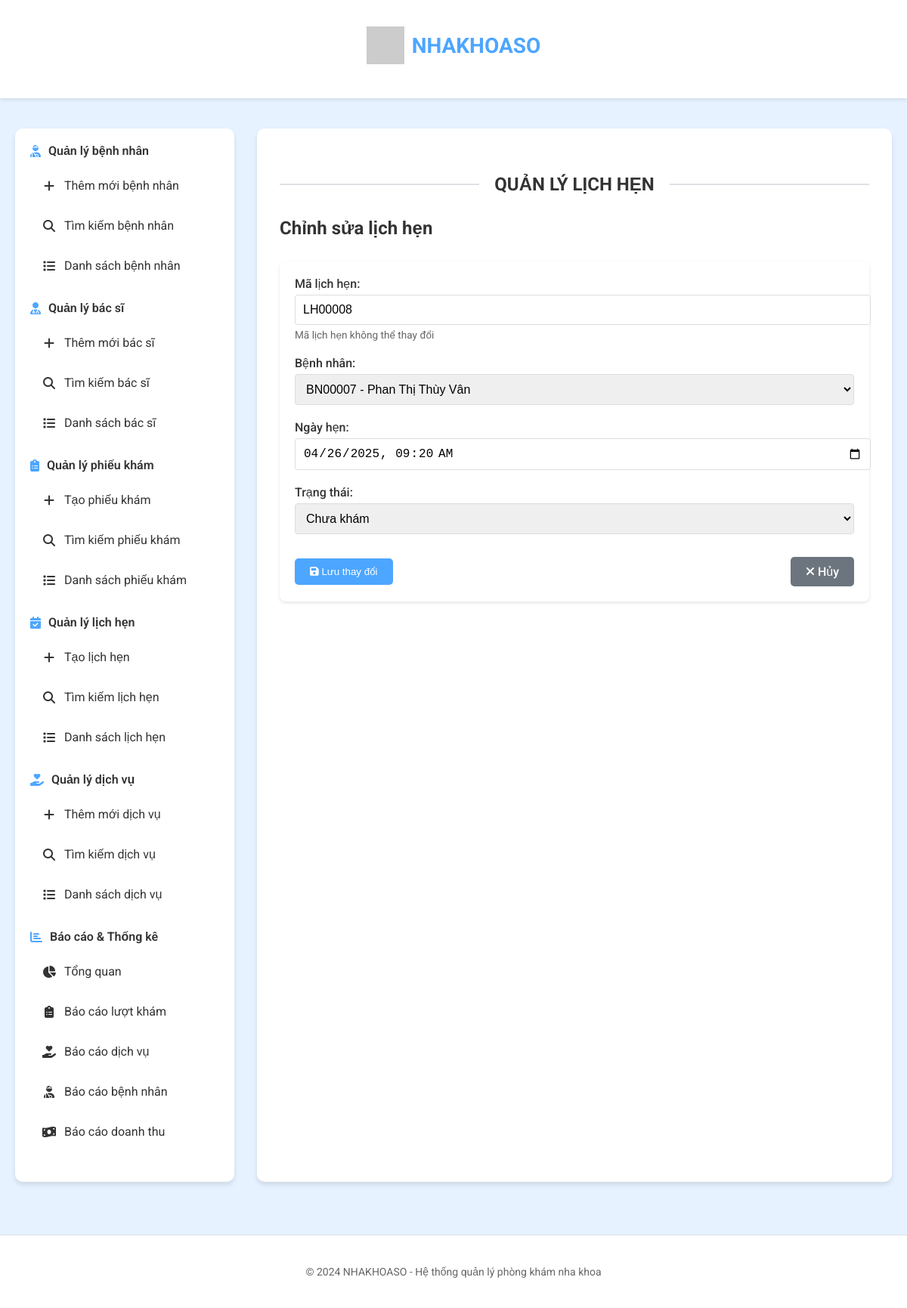
/lich-hen/chinh-sua/LH00008, run on an earlier commit of the app's database.
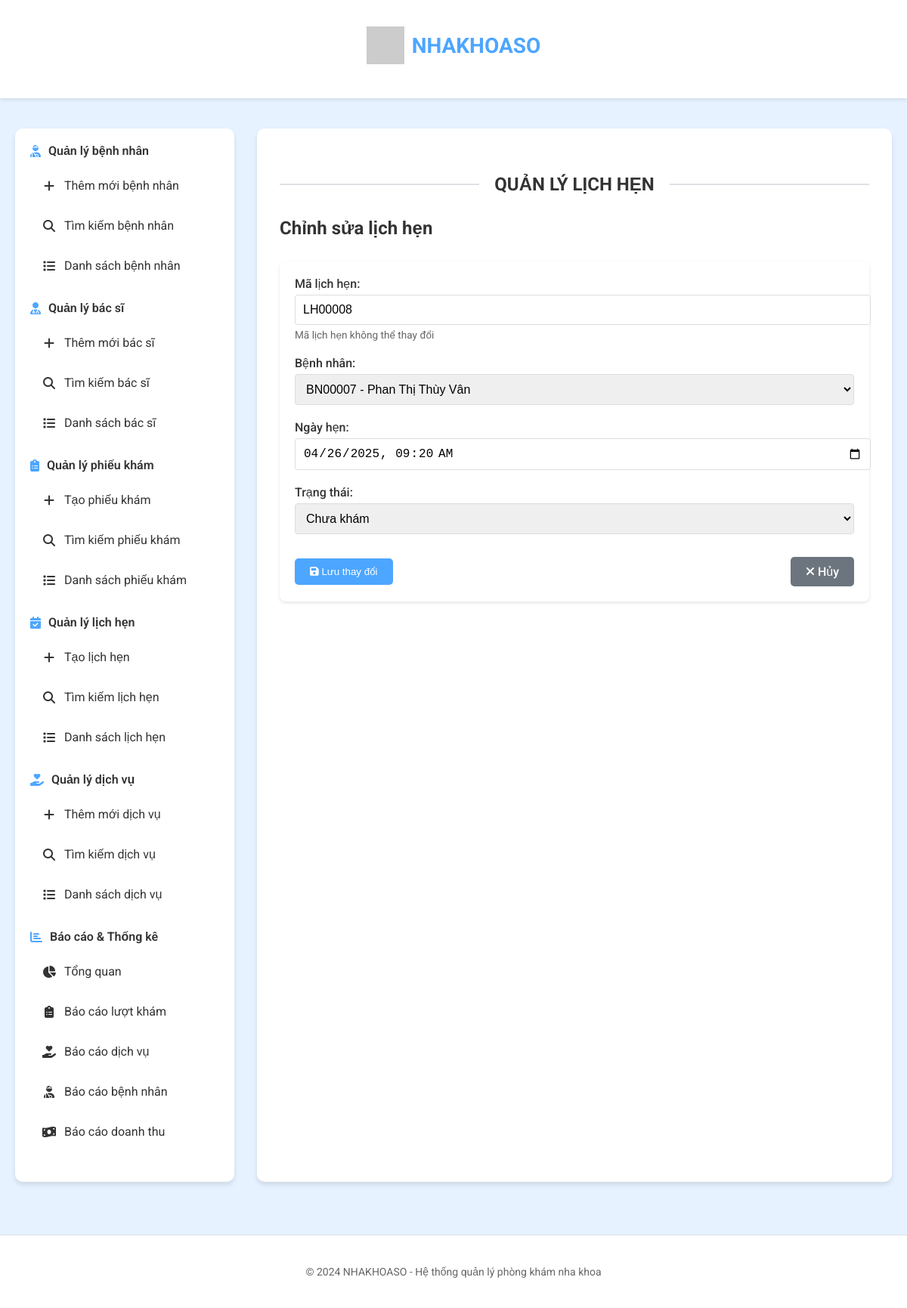
And on a later commit of the database.
### tables this page shows
CREATE TABLE LICHHEN (
    MaLH CHAR(7) NOT NULL PRIMARY KEY, -- Mã lịch hẹn
    MaBN CHAR(7) NOT NULL, -- Mã bệnh nhân
    NgayHen DATETIME NOT NULL, -- Ngày hẹn khám
    TrangThai VARCHAR(50) NULL, -- Trạng thái
    FOREIGN KEY (MaBN) REFERENCES BENHNHAN(MaBN)
);

CREATE TABLE BENHNHAN (
    MaBN CHAR(7) NOT NULL PRIMARY KEY, -- Mã bệnh nhân
    HoTen VARCHAR(100) NOT NULL, -- Họ tên bệnh nhân
    NgaySinh DATE NULL, -- Ngày sinh
    GioiTinh CHAR(10) NULL, -- Giới tính
    Sdt CHAR(10) NOT NULL -- Số điện thoại
);

### app.py (the view, shortened to what this page needs)
@app.route('/lich-hen/chinh-sua/<ma_lh>', methods=['GET', 'POST'])
def chinh_sua_lich_hen(ma_lh):
    lh = get_lich_hen_by_id(ma_lh)
    if not lh:
        flash('Không tìm thấy lịch hẹn', 'error')
        return redirect(url_for('lich_hen_list'))
    benh_nhan_list = benh_nhan.get_all_benh_nhan()
    return render_template('chinh_sua_lich_hen.html',
                          lich_hen=lh,
                          benh_nhan_list=benh_nhan_list)

### database/benh_nhan.py (called while the page is built)
def get_all_benh_nhan():
    query = "SELECT * FROM BENHNHAN ORDER BY MaBN"
    return execute_query(query, fetch=True)

### database/db.py (called while the page is built)
def dict_factory(cursor, row):
    d = {}
    for idx, col in enumerate(cursor.description):
        value = row[idx]
        if isinstance(value, str) and len(value) == 10 and value[4] == "-" and value[7] == "-":
            try:
                value = datetime.datetime.strptime(value, "%Y-%m-%d")
            except ValueError:
                pass
        d[col[0]] = value
    return d

def get_connection():
    try:
        if not os.path.exists(DB_PATH):
            raise Exception(f"File cơ sở dữ liệu không tồn tại: {DB_PATH}")
        connection = sqlite3.connect(DB_PATH)
        connection.row_factory = dict_factory
        return connection
    except sqlite3.Error as e:
        error_msg = f"Lỗi khi kết nối đến SQLite: {e}"
        print(error_msg)
        raise Exception(error_msg)
    except Exception as e:
        error_msg = f"Lỗi: {e}"
        print(error_msg)
        raise Exception(error_msg)

### templates/chinh_sua_lich_hen.html (shortened to what this page needs)
{% extends 'layout.html' %}
{% block content %}
<div class="section-title">
    <h2>QUẢN LÝ LỊCH HẸN</h2>
</div>
<div class="content-header">
            <h2>Chỉnh sửa lịch hẹn</h2></div><div class="form-container">
            <form action="{{ url_for('chinh_sua_lich_hen', ma_lh=lich_hen.MaLH) }}" method="POST"><div class="form-group">
                    <label for="ma_lich_hen">Mã lịch hẹn:</label>
                    <input type="text" id="ma_lich_hen" name="ma_lich_hen" value="{{ lich_hen.MaLH }}" readonly>
                    <small>Mã lịch hẹn không thể thay đổi</small></div><div class="form-group">
                    <label for="ma_benh_nhan">Bệnh nhân:</label>
                    <select id="ma_benh_nhan" name="ma_benh_nhan" required>
                        {% for bn in benh_nhan_list %}
                            <option value="{{ bn.MaBN }}" {% if bn.MaBN == lich_hen.MaBN %}selected{% endif %}>
                                {{ bn.MaBN }} - {{ bn.HoTen }}
                            </option>
                        {% endfor %}
                    </select></div><div class="form-group">
                    <label for="ngay_hen">Ngày hẹn:</label>
                    <input type="datetime-local" id="ngay_hen" name="ngay_hen" value="{{ lich_hen.NgayHen|replace(' ', 'T') }}" required></div><div class="form-group">
                    <label for="trang_thai">Trạng thái:</label>
                    <select id="trang_thai" name="trang_thai">
                        <option value="Chưa khám" {% if lich_hen.TrangThai == 'Chưa khám' %}selected{% endif %}>Chưa khám</option>
                    </select></div><div class="form-actions">
                    <button type="submit" class="btn btn-primary">
                        <i class="fas fa-save"></i> Lưu thay đổi
                    </button>
                    <a href="{{ url_for('chi_tiet_lich_hen', ma_lh=lich_hen.MaLH) }}" class="btn btn-secondary">
                        <i class="fas fa-times"></i> Hủy
                    </a></div>
            </form></div>
{% endblock %}

What changed in the data, as far as the page shows it:
changed LICHHEN "LH00008": trang_thai "Chưa khám" → (not shown)
Also different on the page:
form field trang_thai: (not shown) → "Chưa khám"
